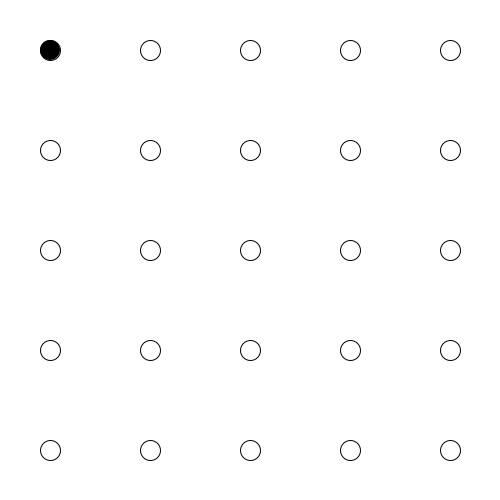
Frame 1 (no input)
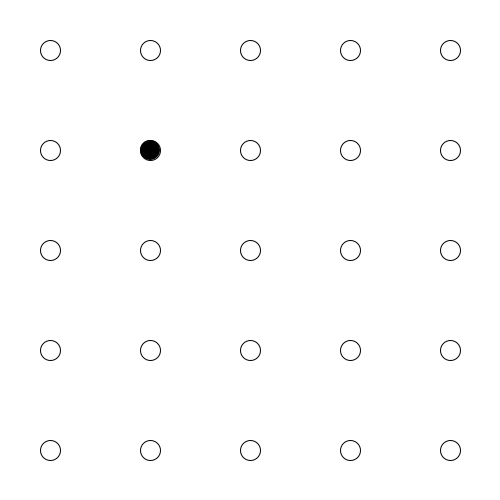
Frame 60 (the mouse pressed at the canvas centre just before this capture)
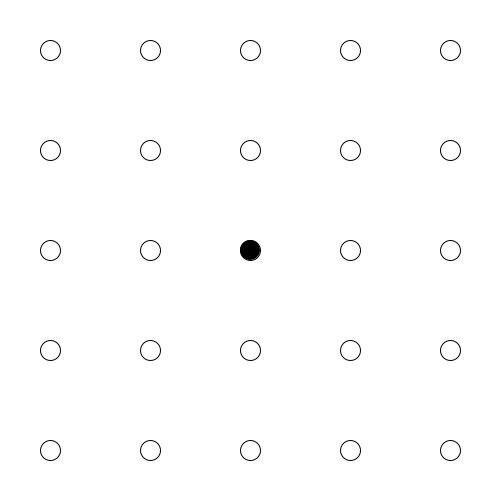
Frame 120 (the mouse held since frame 60 and released just before this capture)

The Processing sketch that drew these frames (run headless with seeded random() and noise(); from frame 60 on, the mouse is pressed at the canvas centre):

// Processing sketch: sketch_04_draw_a_circle_grid_skeleton
// ── sketch_04_draw_a_circle_grid_skeleton.pde
int countX = 5;
int countY = 5;
float ellipseSize = 20;
int index = 0;

void setup() {
  frameRate(60);
  size(500, 500);
}

void draw() {
  background(255);
  
  if (frameCount%10 == 0) {
    index = index + 1;
    if (countX * countY == index - 1) {
      index = 0;
    }
  }
  
  for (int i = 0; i < countY; i = i + 1) {
    for (int j = 0; j < countX; j = j + 1) {
      
      float posX = map(j, 0, countX-1, 50, width-50);
      float posY = map(i, 0, countY-1, 50, height-50);
      
      int circleIndex = (i * countY) + j;
      
      if (index == circleIndex) {
        fill(0); 
      } else {
        fill(255);
      }
      ellipse(posX, posY, ellipseSize, ellipseSize);
      
    }
  }
  
}
